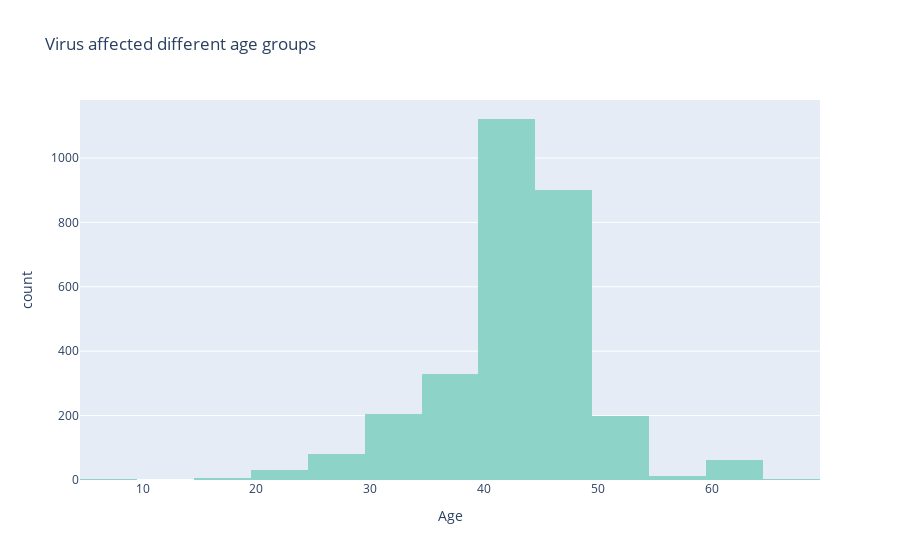

Notebook source saved alongside this figure:
### Code cell
ages_selected = cases_timeline[cases_timeline['Age']>0]
fig = px.histogram(ages_selected,x='Age',nbins=25,color_discrete_sequence = px.colors.qualitative.Set3, title="Virus affected different age groups")
fig.show()

### Figure 1 — Plotly figure (JSON) as saved in the notebook; plotly's stock layout.template omitted (floating-point values rounded to 4 significant figures; data arrays with more than 128 entries replaced by an {"elided": "..."} marker saying what was removed)
{"data": [{"alignmentgroup": "True", "bingroup": "x", "hovertemplate": "Age=%{x}<br>count=%{y}<extra></extra>", "legendgroup": "", "marker": {"color": "rgb(141,211,199)", "pattern": {"shape": ""}}, "name": "", "nbinsx": 25, "offsetgroup": "", "orientation": "v", "showlegend": false, "type": "histogram", "x": {"elided": "2955 int values"}, "xaxis": "x", "yaxis": "y"}], "layout": {"autosize": true, "barmode": "relative", "legend": {"tracegroupgap": 0}, "title": {"text": "Virus affected different age groups"}, "xaxis": {"anchor": "y", "autorange": true, "domain": [0, 1], "range": [4.5, 69.5], "title": {"text": "Age"}, "type": "linear"}, "yaxis": {"anchor": "x", "autorange": true, "domain": [0, 1], "range": [0, 1180], "title": {"text": "count"}}}}
